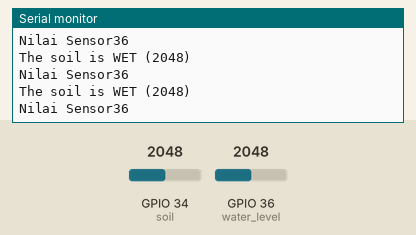
Simulated run of this sketch. Board: ESP32. Shown: the last lines printed to the serial monitor. The test bench sets the inputs (shaded band); at power-on: GPIO 34 (soil) = 2048, GPIO 36 (water_level) = 2048.

Above: at 1.3 s.
1.4 s: GPIO 34 (soil) set to 960
At 1.9 s:
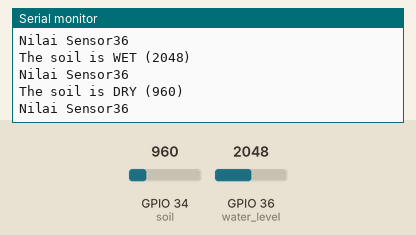
3.5 s: GPIO 34 (soil) set to 1040
At 3.9 s:
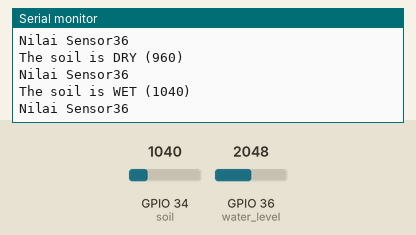

Measured:
- after the input at 1.4 s, the serial monitor: prints a new line after 0.10 s (image 1)
- after the input at 3.5 s, the serial monitor: prints a new line at once (image 2)

The sketch:

Akusisi_Data.ino
```cpp
/*
 *  Created Muhammad Raka Saputra
 */

#define soil 34          // ESP32 pin GIOP34 (ADC0) that connects to AOUT pin of moisture sensor
#define threshold 1000       // CHANGE YOUR THRESHOLD HERE

#define water_level 36                        // pin 34

void setup() {
  Serial.begin(9600);
}

void loop()
{
  int soil_value                = analogRead(soil); // read the analog value from sensor
  unsigned int sensorValue = analogRead(water_level);

  if (soil_value < threshold) Serial.print("The soil is DRY (");
  else                        Serial.print("The soil is WET (");
  Serial.print(soil_value);
  Serial.println(")");
  Serial.println("Nilai Sensor" + String(water_level));
  delay(500);
}
```
